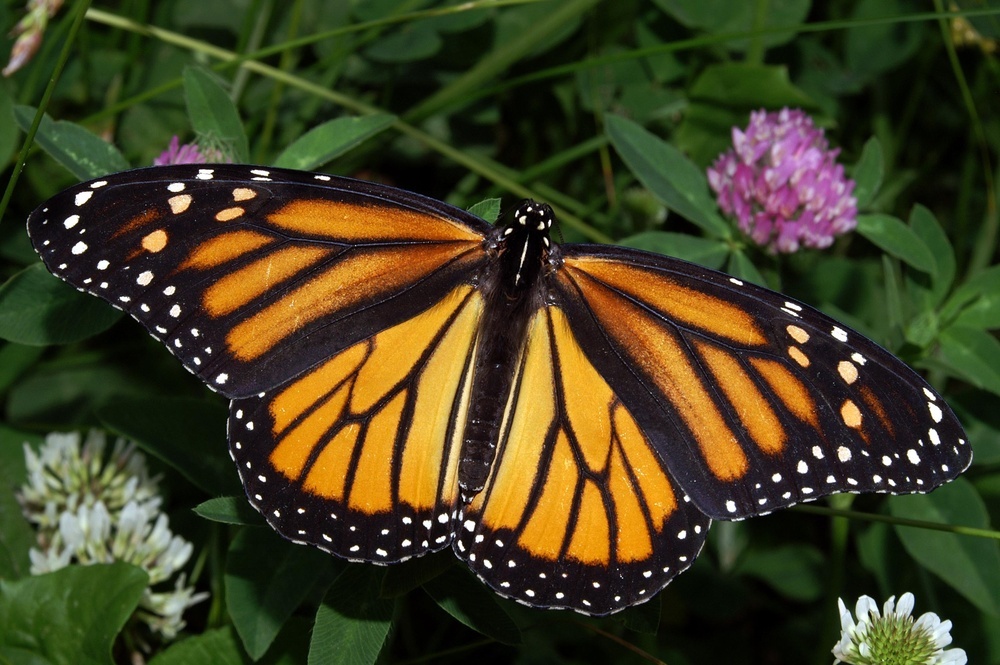
#> input picture Types of features and Image segmentation/K-means/monarch.jpg, 1000 x 665 px, shrunk from 3008 x 2000 before the run
$ python kmeans.py
#> lines starting #> are read from the running program, lines starting #| are printed output that depends on the picture
import numpy as np
import matplotlib.pyplot as plt
import cv2

### -----------------------------Import resources and display image----------------------------

# Read in the image
## TODO: Check out the images directory to see other images you can work with
# And select one!
image = cv2.imread('monarch.jpg')
#> image is the input picture: shape (665, 1000, 3); mean B, G, R 32.9, 63.4, 66.8

# Change color to RGB (from BGR)
image = cv2.cvtColor(image, cv2.COLOR_BGR2RGB)

plt.imshow(image)


### -----------------------------### Prepare data for k-means----------------------------
# Reshape image into a 2D array of pixels and 3 color values (RGB)
#Image should be m by 3 in dimension, where m is number of pixels and three is number of color channels.
pixel_vals = image.reshape((-1,3))

# Convert to float type
pixel_vals = np.float32(pixel_vals)


### ----------------------------Implement k-means clustering----------------------------
# define stopping criteria
# you can change the number of max iterations for faster convergence!
#100 is a number of iterations
criteria = (cv2.TERM_CRITERIA_EPS + cv2.TERM_CRITERIA_MAX_ITER, 100, 0.2)

## TODO: Select a value for k
# then perform k-means clustering
k = 3
#None:Then any labels we want and None in this case
#10: Number of attempts choose around center point
#The criteria tells the algorithm when to stop
retval, labels, centers = cv2.kmeans(pixel_vals, k, None, criteria, 10, cv2.KMEANS_RANDOM_CENTERS)
#> retval = 1.32e+09; centers = [[20.65, 24.07, 12.69], [204.1, 153, 80.6], [62.42, 74.72, 37.9]]

# convert data into 8-bit values
#Then return the shape to the shape of the original image
centers = np.uint8(centers)
#> centers = [[20, 24, 12], [204, 152, 80], [62, 74, 37]]
segmented_data = centers[labels.flatten()]

# reshape data into the original image dimensions
segmented_image = segmented_data.reshape((image.shape))
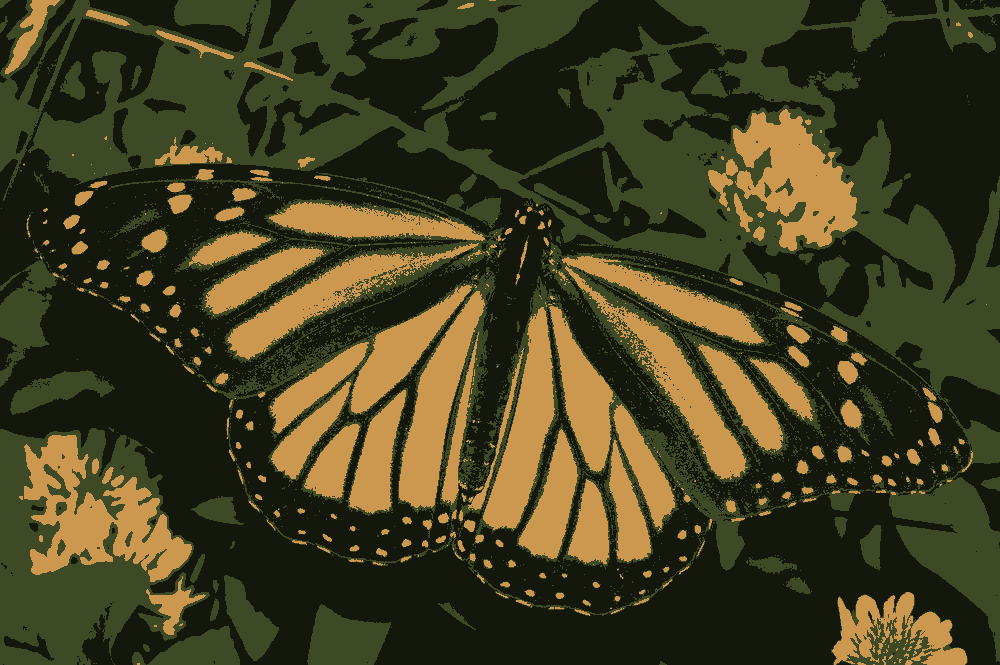
#> segmented_image: shape (665, 1000, 3); mean R, G, B 66.3, 62.9, 32.2
labels_reshape = labels.reshape(image.shape[0], image.shape[1])
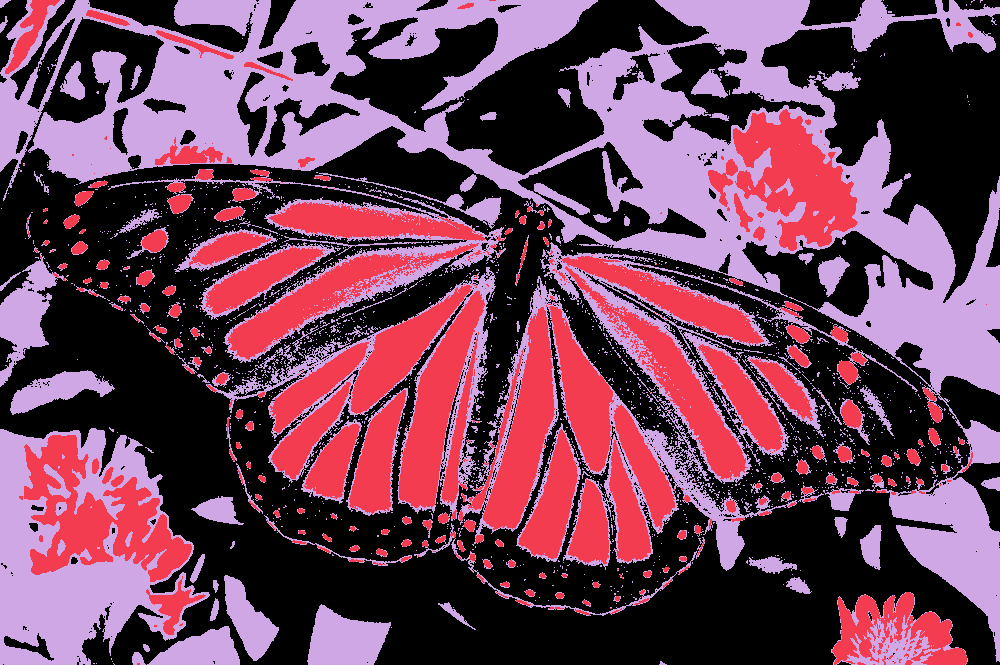
#> labels_reshape: shape (665, 1000) int32; 3 distinct labels, from 0 to 2; one colour per label, 0 black

plt.imshow(segmented_image)

## TODO: Visualize one segment, try to find which is the leaves, background, etc!

plt.imshow(labels_reshape==0, cmap='gray')

# mask an image segment by cluster

cluster = 0 # the first cluster

masked_image = np.copy(image)
# turn the mask green!
masked_image[labels_reshape == cluster] = [0, 255, 0]
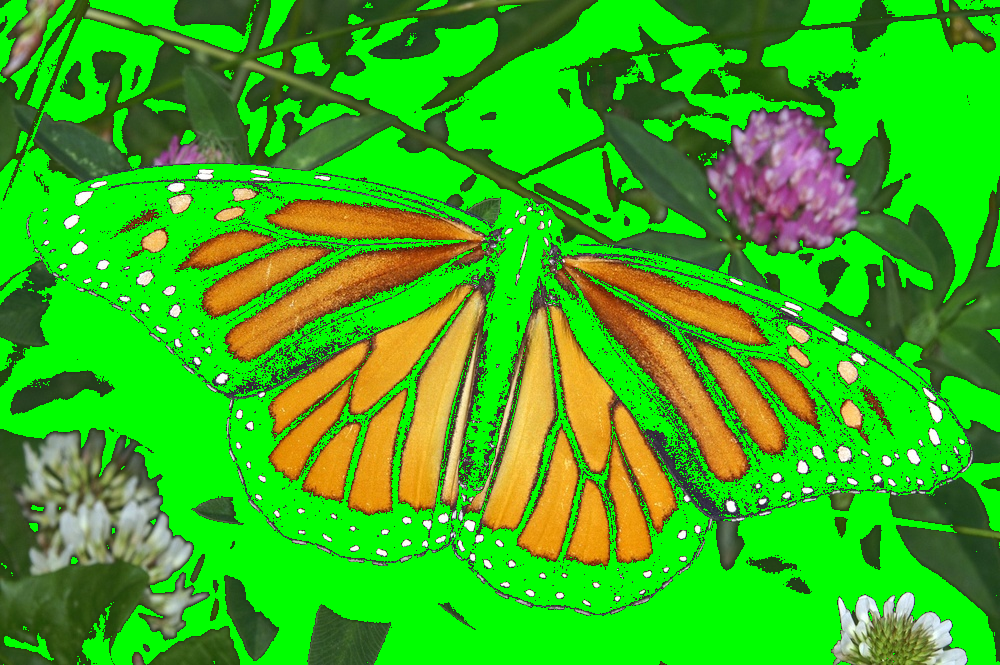
#> masked_image: shape (665, 1000, 3); mean R, G, B 56.5, 178.6, 26.6

plt.imshow(masked_image)
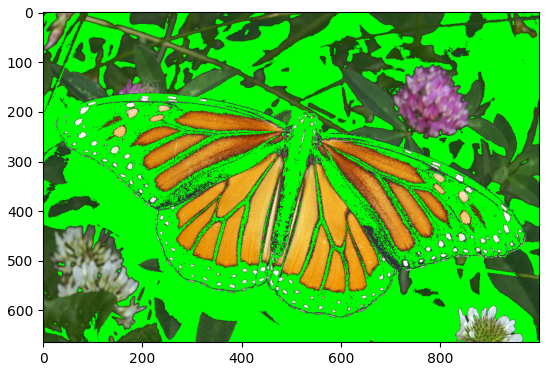
#> figure drawn by matplotlib, 1 panel

$ run again, with Types of features and Image segmentation/K-means/oranges.jpg copied over Types of features and Image segmentation/K-means/monarch.jpg
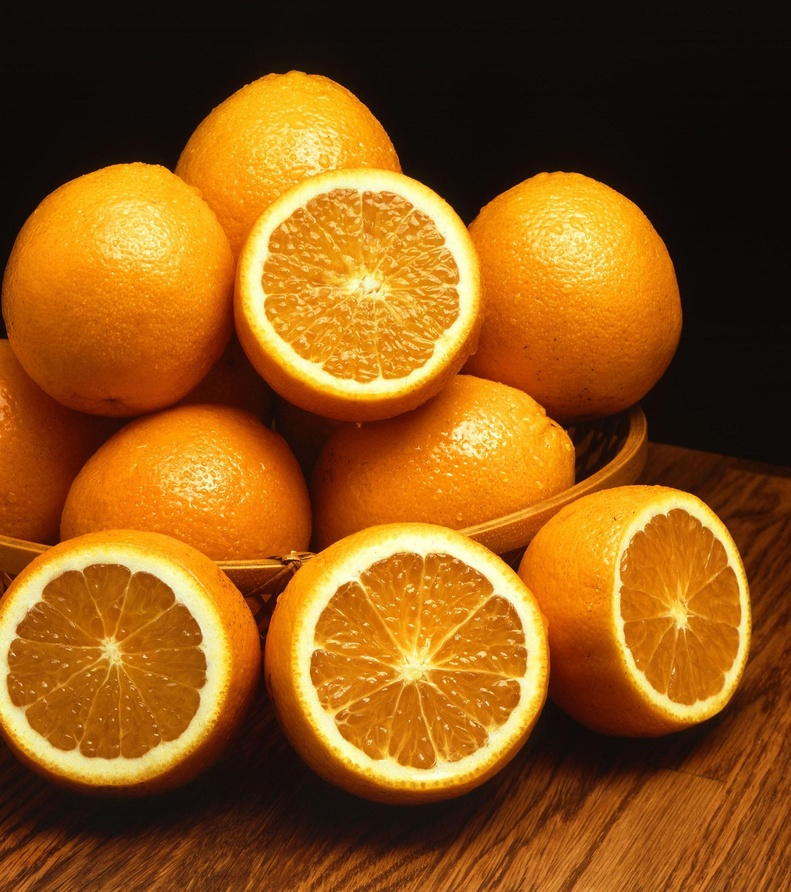
#> input picture Types of features and Image segmentation/K-means/oranges.jpg, 791 x 892 px, shrunk from 1999 x 2254 before the run
#> image is the input picture: shape (892, 791, 3); mean B, G, R 22.6, 85.5, 140
#> `retval, labels, centers = cv2.kmeans(pixel_vals, k, None, criteria, 10..`: retval = 1.57e+09; centers = [[197.6, 105.4, 10.68], [247.3, 204.4, 86.88], [39.52, 17.75, 8.27]]
#> `centers = np.uint8(centers)`: centers = [[197, 105, 10], [247, 204, 86], [39, 17, 8]]
#> `labels_reshape = labels.reshape(image.shape[0], image.shape[1])`:
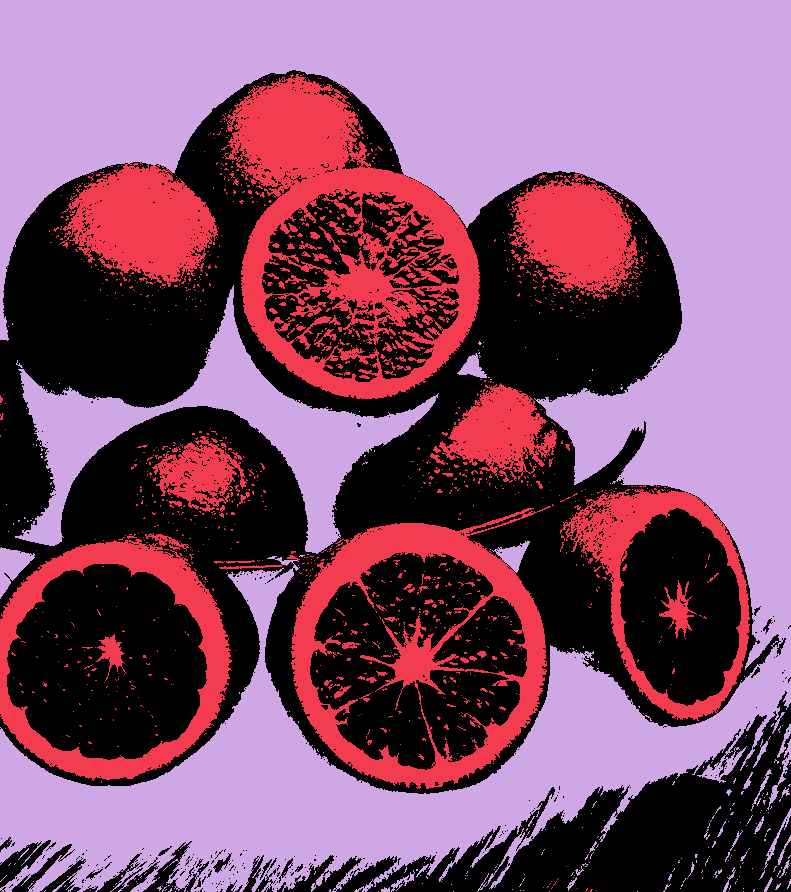
#> labels_reshape: shape (892, 791) int32; 3 distinct labels, from 0 to 2; one colour per label, 0 black
#> `plt.imshow(masked_image)`:
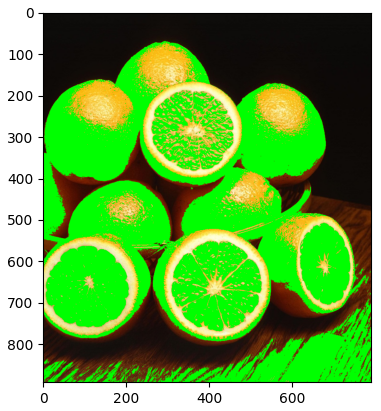
#> figure drawn by matplotlib, 1 panel
